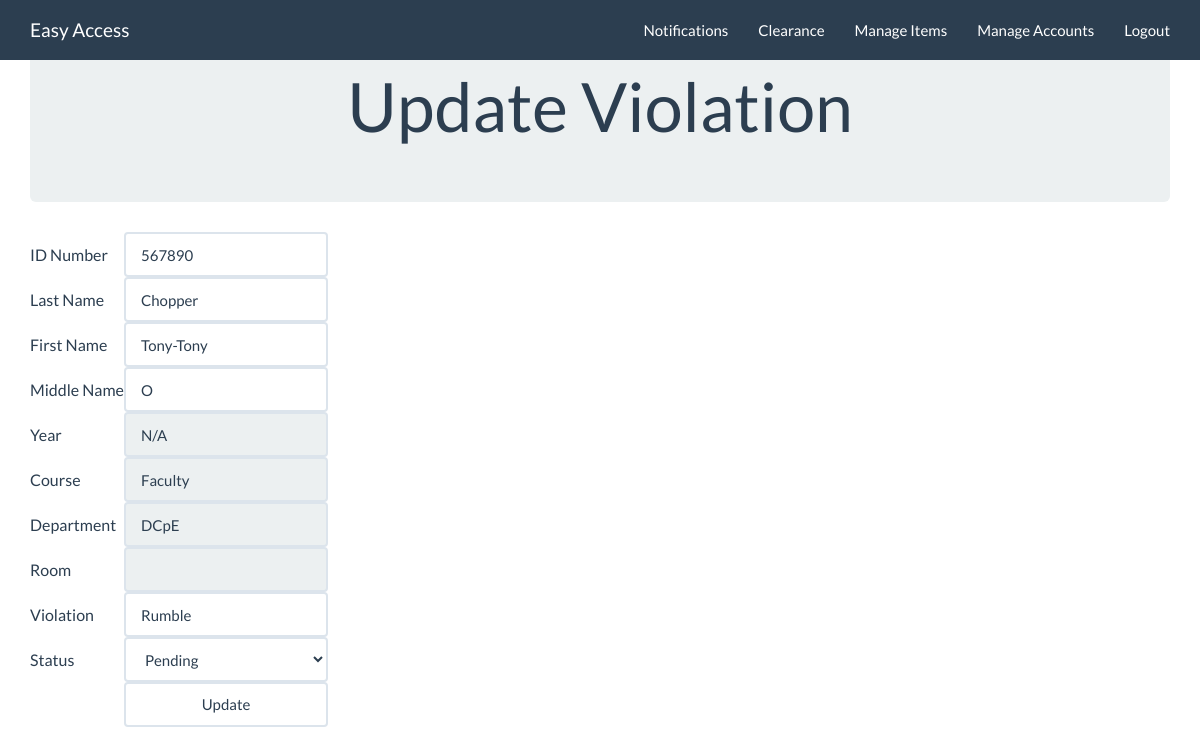
The page /index.php/c_clear/upVio/97 on the database its author committed.
### tables this page shows
CREATE TABLE `student` (
  `id` int(11) NOT NULL,
  `u_id` varchar(45) NOT NULL,
  `lastname` varchar(45) NOT NULL,
  `name` varchar(45) NOT NULL,
  `middlename` varchar(45) NOT NULL,
  `year` varchar(11) NOT NULL,
  `course` varchar(45) NOT NULL,
  `department` varchar(45) NOT NULL,
  `violation` varchar(45) NOT NULL,
  `laboratory` varchar(45) NOT NULL,
  `status` varchar(45) NOT NULL,
  `dateviolate` timestamp NOT NULL DEFAULT CURRENT_TIMESTAMP
);

### application/controllers/c_clear.php (called while the page is built, shortened)
<?php
class c_clear extends CI_Controller {
	public function __construct()
	 {
				$this->load->view('admin/head');
				$this->load->view('templates/header');
		}
	public function upVio($values)
	{
		$data['x'] = $this->clearancedb->solItem($values);
		$this->load->view('violation/up_vio',$data);
	}
}
?>

### index.php (called while the page is built, shortened)
<?php
require_once BASEPATH.'core/CodeIgniter.php';

### application/models/clearancedb.php (called while the page is built, shortened)
<?php
class clearancedb extends CI_Model {
         public function solItem($x){
          $this->db->where('id', $x);
          $query = $this->db->get('student');
          return $query;
          }
}
?>

### application/views/violation/up_vio.php (the view, shortened to what this page needs)
<div class="container">
<div class="starter-template">
  <div class="jumbotron">
        <center><h1>Update Violation</h1>  </center>
    </div>
<?php
  foreach ($x->result() as $key) {
    echo "<table>";
      echo form_open('c_clear/VioUpdate');
  echo "<tr>";
    echo "<td>ID Number</td>";
    echo "<td>".form_input('idnumber',$key->u_id,'class="form-control"required')."</td>";
  echo "</tr>";
  echo "<tr>";
    echo "<td>Last Name</td>";
    echo "<td>".form_input('lastname',$key->lastname,'class="form-control"required')."</td>";
  echo "</tr>";
  echo "<tr>";
    echo "<td>First Name</td>";
    echo "<td>".form_input('name',$key->name,'class="form-control"required')."</td>";
  echo "</tr>";
  echo "<tr>";
    echo "<td>Middle Name</td>";
    echo "<td>".form_input('middlename',$key->middlename,'class="form-control"required')."</td>";
  echo "</tr>";
  echo "<tr>";
    echo "<td>Year</td>";
    echo "<td>".form_input('yearlevel',$key->year,'class="form-control" disabled required')."</td>";
  echo "<tr>";
  echo "<tr>";
    echo "<td>Course</td>";
    echo "<td>".form_input('course',$key->course,'class="form-control" disabled required')."</td>";
  echo "<tr>";
  echo "<tr>";
    echo "<td>Department</td>";
    echo "<td>".form_input('department',$key->department,'class="form-control" disabled required' )."</td>";
  echo "<tr>";
  echo "<tr>";
    echo "<td>Room</td>";
    echo "<td>".form_input('laboratory',$this->session->userdata('lab'),'class="form-control" disabled  required')."<td>";
  echo "<tr>";
  echo "<tr>";
    echo "<td>Violation</td>";
    echo "<td>".form_input('violation',$key->violation,'class="form-control"required')."</td>";
  echo "<tr>";
  echo "<td>Status</td>";
   $arrayName= array('Pending'    => 'Pending',
                     'Cleared' => 'Cleared');
   echo "<td>".form_dropdown('status',$arrayName,'','class="form-control" placeholder="Status" required')."</td>";
  echo "<tr>";
  echo "<tr>";
    echo "<td>&nbsp;</td>";
    echo "<td>".form_submit('submit','Update','class="form-control"');
  echo "</tr>";
  echo form_close();
echo "</table>";
}
?>

### rows shown on the page
student: idnumber "567890", lastname "Chopper", name "Tony-Tony", middlename "O", yearlevel "N/A", course "Faculty", department "DCpE", violation "Rumble"

### other values the page prints
anchor('account/index','Easy Access','class="navbar-brand"') "Easy Access"
anchor('c_clear/sVio', 'Clearance') "Clearance"
anchor('item_admin/ItemSearch','Manage Items') "Manage Items"
anchor('admin/sUser','Manage Accounts') "Manage Accounts"
